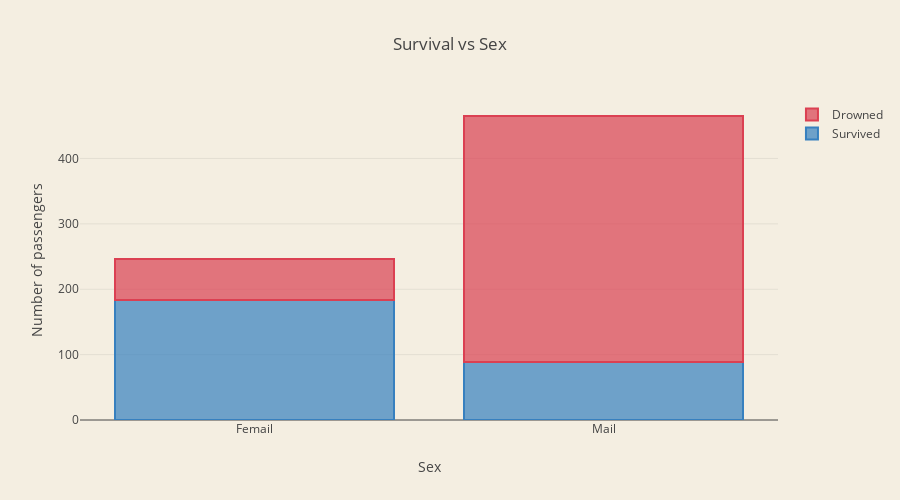

The notebook cell this image was saved under:
### Code cell
passengers_by_sex = train_set[['Sex', 'Survived']].groupby(['Sex']).count()
passengers_by_sex_sur = train_set[['Sex', 'Survived']].groupby(['Sex']).sum()

trace1 = go.Bar(
    x = ['Femail', 'Mail'],
    y = passengers_by_sex_sur['Survived'].tolist(),
    name='Survived',
    marker=dict(
        color='rgba(55, 128, 191, 0.7)',
        line=dict(
            color='rgba(55, 128, 191, 1.0)',
            width=2,
        )
    )
)
trace2 = go.Bar(
    x = ['Femail', 'Mail'],
    y = (passengers_by_sex['Survived'] - passengers_by_sex_sur['Survived']).tolist(),
    name='Drowned',
    marker=dict(
        color='rgba(219, 64, 82, 0.7)',
        line=dict(
            color='rgba(219, 64, 82, 1.0)',
            width=2,
        )
    )
)

data = [trace1, trace2]
layout = go.Layout(
    barmode='stack',
    title = 'Survival vs Sex',
    width=900,
    height=500,
    paper_bgcolor='rgb(244, 238, 225)',
    plot_bgcolor='rgb(244, 238, 225)',
    yaxis = dict(title= 'Number of passengers'),
    xaxis = dict(title= 'Sex')
)

fig = go.Figure(data=data, layout=layout)
py.iplot(fig)

### Figure 1 — Plotly figure (JSON) as saved in the notebook; plotly's stock layout.template omitted (floating-point values rounded to 4 significant figures)
{"data": [{"marker": {"color": "rgba(55, 128, 191, 0.7)", "line": {"color": "rgba(55, 128, 191, 1.0)", "width": 2}}, "name": "Survived", "type": "bar", "x": ["Femail", "Mail"], "y": [184, 89]}, {"marker": {"color": "rgba(219, 64, 82, 0.7)", "line": {"color": "rgba(219, 64, 82, 1.0)", "width": 2}}, "name": "Drowned", "type": "bar", "x": ["Femail", "Mail"], "y": [63, 376]}], "layout": {"barmode": "stack", "height": 500, "paper_bgcolor": "rgb(244, 238, 225)", "plot_bgcolor": "rgb(244, 238, 225)", "title": "Survival vs Sex", "width": 900, "xaxis": {"title": "Sex"}, "yaxis": {"title": "Number of passengers"}}}
